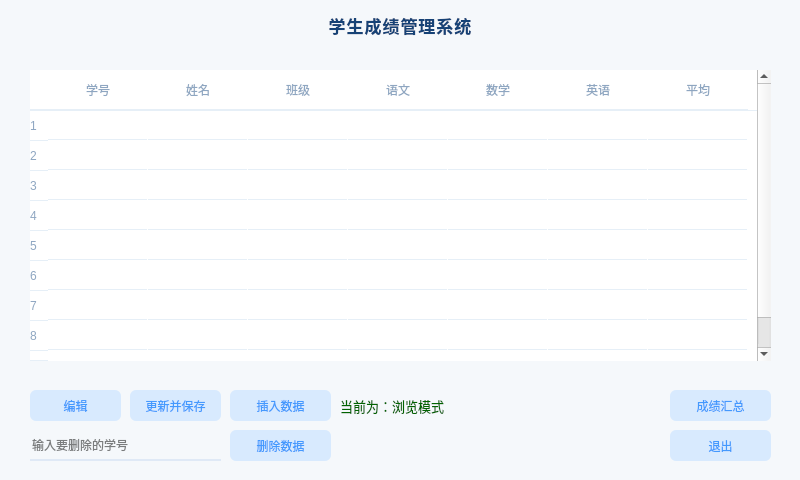
<?xml version="1.0" encoding="UTF-8"?>
<ui version="4.0">
 <class>StuScore</class>
 <widget class="QMainWindow" name="StuScore">
  <property name="geometry">
   <rect>
    <x>0</x>
    <y>0</y>
    <width>800</width>
    <height>480</height>
   </rect>
  </property>
  <property name="font">
   <font>
    <family>Segoe UI Semibold</family>
    <pointsize>10</pointsize>
    <italic>false</italic>
    <bold>false</bold>
   </font>
  </property>
  <property name="windowTitle">
   <string>学生成绩管理</string>
  </property>
  <property name="styleSheet">
   <string notr="true">/* 主窗口 */
QMainWindow {
  background-color: #f5f8fb;
}

/* 常规提示字体 */
QLabel {
  font-family: &quot;Microsoft YaHei&quot;;
  color: #474747;
}
/* 标题 */
QLabel#label_title {
  letter-spacing: 1px;
  color: #164276;
  font-size: 13pt;
  font-weight: bold;
}

/* 表格 */
QTableWidget {
  gridline-color: transparent;
  border-radius: 6px;
}
QHeaderView {
  border: none;
  border-bottom: 1px solid #e6eff7;
  background-color: #ffffff;
}
QHeaderView::section {
  font-family: &quot;Microsoft YaHei&quot;;
  color: #8ea6c1;
  background-color: #ffffff;
  border: none;
  border-bottom: 1px solid #e6eff7;
  height: 40px;
}
QTableView QTableCornerButton::section {
  background: #ffffff;
  border: none;
  border-bottom: 2px solid #e6eff7;
}
QTableWidget::item {
  font-family: &quot;Microsoft YaHei&quot;;
  border: none;
  border-bottom: 1px solid #e6eff7;
}

/* 按钮 */
QPushButton {
  padding: 1px 8px;
  font-family: &quot;Microsoft YaHei&quot;;
  border: none;
  border-radius: 6px;
  background-color: #d8eafe;
  color: #4499fe;
}
QPushButton:hover,
QPushButton:avtive {
  background-color: #4499fe;
  color: #fff;
}

/* 输入框 */
QLineEdit {
  font-family: &quot;Microsoft YaHei&quot;;
  border: none;
  border-bottom: 2px solid #dfe9f6;
  background: transparent;
}
</string>
  </property>
  <widget class="QWidget" name="centralwidget">
   <widget class="QPushButton" name="button_edit">
    <property name="geometry">
     <rect>
      <x>30</x>
      <y>390</y>
      <width>91</width>
      <height>31</height>
     </rect>
    </property>
    <property name="styleSheet">
     <string notr="true"/>
    </property>
    <property name="text">
     <string>编辑</string>
    </property>
   </widget>
   <widget class="QPushButton" name="button_insert">
    <property name="geometry">
     <rect>
      <x>230</x>
      <y>390</y>
      <width>101</width>
      <height>31</height>
     </rect>
    </property>
    <property name="text">
     <string>插入数据</string>
    </property>
   </widget>
   <widget class="QLineEdit" name="lineEdit">
    <property name="geometry">
     <rect>
      <x>30</x>
      <y>430</y>
      <width>191</width>
      <height>31</height>
     </rect>
    </property>
    <property name="minimumSize">
     <size>
      <width>0</width>
      <height>0</height>
     </size>
    </property>
    <property name="styleSheet">
     <string notr="true"/>
    </property>
    <property name="placeholderText">
     <string>输入要删除的学号</string>
    </property>
   </widget>
   <widget class="QPushButton" name="button_save">
    <property name="geometry">
     <rect>
      <x>130</x>
      <y>390</y>
      <width>91</width>
      <height>31</height>
     </rect>
    </property>
    <property name="text">
     <string>更新并保存</string>
    </property>
   </widget>
   <widget class="QPushButton" name="button_delete">
    <property name="geometry">
     <rect>
      <x>230</x>
      <y>430</y>
      <width>101</width>
      <height>31</height>
     </rect>
    </property>
    <property name="text">
     <string>删除数据</string>
    </property>
   </widget>
   <widget class="QLabel" name="label">
    <property name="geometry">
     <rect>
      <x>340</x>
      <y>390</y>
      <width>301</width>
      <height>31</height>
     </rect>
    </property>
    <property name="font">
     <font>
      <family>Microsoft YaHei</family>
      <pointsize>10</pointsize>
      <italic>false</italic>
      <bold>false</bold>
     </font>
    </property>
    <property name="styleSheet">
     <string notr="true">color: rgb(0, 100, 0);</string>
    </property>
    <property name="text">
     <string>当前为：浏览模式</string>
    </property>
   </widget>
   <widget class="QTableWidget" name="tableWidget">
    <property name="geometry">
     <rect>
      <x>30</x>
      <y>70</y>
      <width>741</width>
      <height>291</height>
     </rect>
    </property>
    <property name="styleSheet">
     <string notr="true"/>
    </property>
    <row>
     <property name="text">
      <string>1</string>
     </property>
    </row>
    <row>
     <property name="text">
      <string>2</string>
     </property>
    </row>
    <row>
     <property name="text">
      <string>3</string>
     </property>
    </row>
    <row>
     <property name="text">
      <string>4</string>
     </property>
    </row>
    <row>
     <property name="text">
      <string>5</string>
     </property>
    </row>
    <row>
     <property name="text">
      <string>6</string>
     </property>
    </row>
    <row>
     <property name="text">
      <string>7</string>
     </property>
    </row>
    <row>
     <property name="text">
      <string>8</string>
     </property>
    </row>
    <row>
     <property name="text">
      <string>10</string>
     </property>
    </row>
    <column>
     <property name="text">
      <string>学号</string>
     </property>
    </column>
    <column>
     <property name="text">
      <string>姓名</string>
     </property>
    </column>
    <column>
     <property name="text">
      <string>班级</string>
     </property>
    </column>
    <column>
     <property name="text">
      <string>语文</string>
     </property>
    </column>
    <column>
     <property name="text">
      <string>数学</string>
     </property>
    </column>
    <column>
     <property name="text">
      <string>英语</string>
     </property>
    </column>
    <column>
     <property name="text">
      <string>平均</string>
     </property>
    </column>
   </widget>
   <widget class="QPushButton" name="button_exit">
    <property name="geometry">
     <rect>
      <x>670</x>
      <y>430</y>
      <width>101</width>
      <height>31</height>
     </rect>
    </property>
    <property name="text">
     <string>退出</string>
    </property>
   </widget>
   <widget class="QLabel" name="label_title">
    <property name="geometry">
     <rect>
      <x>10</x>
      <y>10</y>
      <width>781</width>
      <height>31</height>
     </rect>
    </property>
    <property name="minimumSize">
     <size>
      <width>0</width>
      <height>0</height>
     </size>
    </property>
    <property name="text">
     <string>学生成绩管理系统</string>
    </property>
    <property name="alignment">
     <set>Qt::AlignCenter</set>
    </property>
   </widget>
   <widget class="QPushButton" name="button_summary">
    <property name="geometry">
     <rect>
      <x>670</x>
      <y>390</y>
      <width>101</width>
      <height>31</height>
     </rect>
    </property>
    <property name="text">
     <string>成绩汇总</string>
    </property>
   </widget>
  </widget>
 </widget>
 <resources/>
 <connections/>
</ui>
